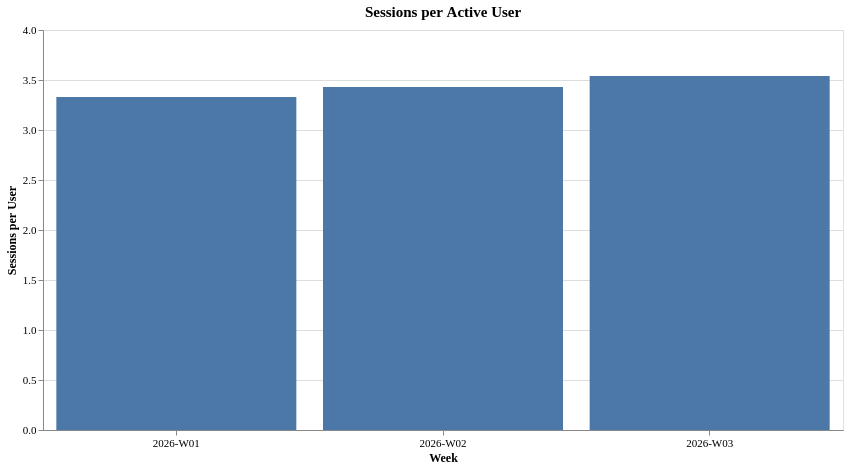

Write the Vega-Lite specification saved for this chart.
### Vega-Lite specification from a JSON file in a GitHub repository (floating-point values rounded to 4 significant figures)
{"config": {"view": {"continuousWidth": 300, "continuousHeight": 300, "stroke": "#d9e2ec"}, "axis": {"labelAngle": 0, "labelFontSize": 11, "titleFontSize": 12, "titleFontWeight": 600, "labelFont": "Hanken Grotesk", "titleFont": "Hanken Grotesk"}, "legend": {"labelFontSize": 11, "titleFontSize": 12, "titleFontWeight": 600, "labelFont": "Hanken Grotesk", "titleFont": "Hanken Grotesk"}, "title": {"fontSize": 15, "fontWeight": 600, "subtitleFontSize": 12, "subtitleFontWeight": 400, "font": "Hanken Grotesk", "subtitleFont": "Hanken Grotesk"}}, "data": {"name": "data-92459fd6192961d72d6e9cea1d038a20"}, "mark": {"type": "bar"}, "encoding": {"tooltip": [{"field": "week", "type": "nominal"}, {"field": "sessions_per_user", "type": "quantitative"}], "x": {"axis": {"labelAngle": 0}, "field": "week", "title": "Week", "type": "nominal"}, "y": {"field": "sessions_per_user", "title": "Sessions per User", "type": "quantitative"}}, "height": 400, "title": "Sessions per Active User", "width": 800, "$schema": "https://vega.github.io/schema/vega-lite/v6.4.1.json", "datasets": {"data-92459fd6192961d72d6e9cea1d038a20": [{"week": "2026-W03", "sessions_per_user": 3.54}, {"week": "2026-W01", "sessions_per_user": 3.33}, {"week": "2026-W02", "sessions_per_user": 3.43}]}}
